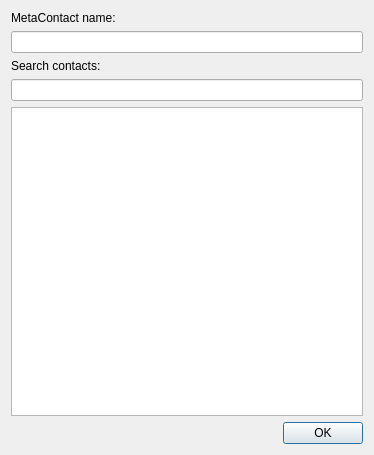
<?xml version="1.0" encoding="UTF-8"?>
<ui version="4.0">
 <class>Core::MetaContacts::MergeDialog</class>
 <widget class="QWidget" name="Core::MetaContacts::MergeDialog">
  <property name="geometry">
   <rect>
    <x>0</x>
    <y>0</y>
    <width>374</width>
    <height>455</height>
   </rect>
  </property>
  <property name="windowTitle">
   <string>Manage metacontact</string>
  </property>
  <layout class="QVBoxLayout" name="verticalLayout">
   <item>
    <widget class="QLabel" name="label">
     <property name="text">
      <string>MetaContact name:</string>
     </property>
    </widget>
   </item>
   <item>
    <widget class="QLineEdit" name="nameEdit"/>
   </item>
   <item>
    <widget class="QLabel" name="label_2">
     <property name="text">
      <string>Search contacts:</string>
     </property>
    </widget>
   </item>
   <item>
    <widget class="QLineEdit" name="searchField"/>
   </item>
   <item>
    <widget class="QTreeView" name="treeView">
     <property name="iconSize">
      <size>
       <width>22</width>
       <height>22</height>
      </size>
     </property>
     <property name="indentation">
      <number>0</number>
     </property>
     <property name="rootIsDecorated">
      <bool>false</bool>
     </property>
     <property name="itemsExpandable">
      <bool>false</bool>
     </property>
     <property name="expandsOnDoubleClick">
      <bool>false</bool>
     </property>
     <attribute name="headerVisible">
      <bool>false</bool>
     </attribute>
    </widget>
   </item>
   <item>
    <widget class="QDialogButtonBox" name="buttonBox">
     <property name="standardButtons">
      <set>QDialogButtonBox::Ok</set>
     </property>
    </widget>
   </item>
  </layout>
 </widget>
 <resources/>
 <connections/>
</ui>
